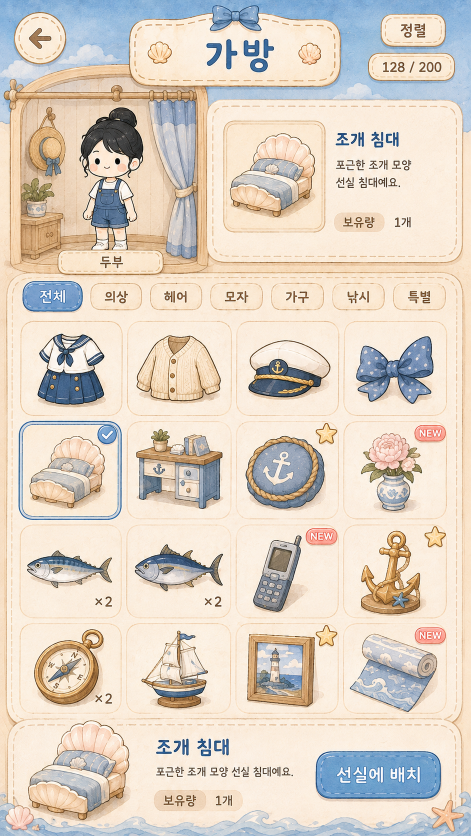
#> input picture 가방인벤토리.png, 941 x 1672 px, given in place of 가방인벤토리.png.png, which was not available (shown at 1/2 size)
$ python -i build_master_keypoint_guides.py   (imports and definitions only)
#> lines starting #> are read from the running program, lines starting #| are printed output that depends on the picture; after the words box and inside, x2 and y2 are one past the last pixel; in counts of white or black regions, pixels touching at a corner belong together; pictures that were not available may be replaced by others from this repository, and a replacement may not be noted
"""해남 + 새싹 6종(연령대x성별)의 MASTER 전신 캔버스 좌표를 실측해 의상 제작용
가이드 이미지를 만든다. build_haenyeo_master_canvas.py에서 해녀에 썼던 것과 동일한
측정 방법을 다른 kind에 그대로 적용한 것 — 아직 해남/새싹의 실제 outfit_full을
이 좌표로 다시 굽지는 않는다(그건 다음 단계). 이 스크립트는 "새 의상을 그릴 때 맞춰야
할 좌표"를 알려주는 참고 이미지만 만든다.

각 kind마다:
  1. base/<key>.png(그 kind의 MASTER 원본, design-assets 시트와 동일)에서
     목(neck_y, 폭 최솟값) · 손목(wrist_y, 팔+손 폭이 최대인 지점 이후 급격히
     좁아지는 곳) · 발바닥(sole_y, 알파 bbox 최하단)을 실측.
  2. base/head_bald/<key>.png(전체 화면을 꽉 채우는 민머리 크롭, 귀-귀 폭이 곧
     이미지 폭)와 base/<key>.png 자체의 귀-귀 폭을 대조해 두 좌표계 배율을 구함
     (해녀와 같은 방법 — build_haenyeo_master_canvas.py 상단 설명 참고).
  3. 캔버스는 base/<key>.png 크기에 위/양옆 여유를 더한 값, 그 안에 MASTER를
     배치한 좌표를 CANVAS_ORIGIN으로 기록.
  4. 가이드 이미지(캔버스 위에 MASTER를 35% 불투명도로 깔고 목선/어깨/손목/허리/
     발바닥 가로선 + 중심 세로선)를 public/images/character/master/guides/에 저장.

사용법:
    python3 scripts/asset-tools/build_master_keypoint_guides.py
"""

import os

import numpy as np
from PIL import Image, ImageDraw

ROOT = os.path.abspath(os.path.join(os.path.dirname(__file__), "..", ".."))
CHAR_DIR = os.path.join(ROOT, "public", "images", "character")
GUIDE_DIR = os.path.join(CHAR_DIR, "master", "guides")

KEYS = [
    "haenyeo",
    "haenam",
    "child_toddler_male",
    "child_toddler_female",
    "child_kindergarten_male",
    "child_kindergarten_female",
    "child_elementary_male",
    "child_elementary_female",
]

PADDING_TOP = 110
PADDING_SIDE = 42
PADDING_BOTTOM = 24


def alpha_bbox(arr_alpha):
    ys, xs = np.where(arr_alpha > 20)
    return int(xs.min()), int(xs.max()), int(ys.min()), int(ys.max())


def skin_ref_from_head_bald(head_bald: Image.Image):
    w, h = head_bald.size
    # 이마 근방(가로 중앙, 세로 28% 지점) — 눈/입/볼터치를 피하는 자리, 7종 전부 확인함.
    return np.array(head_bald.convert("RGBA").getpixel((int(w * 0.5), int(h * 0.28)))[:3])


def measure_ear_width(base_rgba: np.ndarray, skin_ref: np.ndarray, y_range):
    r, g, b, a = base_rgba[:, :, 0].astype(int), base_rgba[:, :, 1].astype(int), base_rgba[:, :, 2].astype(int), base_rgba[:, :, 3]
    dist = np.sqrt((r - skin_ref[0]) ** 2 + (g - skin_ref[1]) ** 2 + (b - skin_ref[2]) ** 2)
    skin = (a > 150) & (dist < 25)
    best_w, best_y, best_x0, best_x1 = 0, y_range[0], 0, 0
    for y in range(*y_range):
        row = skin[y]
        xs = np.where(row)[0]
        if len(xs):
            w = int(xs.max() - xs.min())
            if w > best_w:
                best_w, best_y, best_x0, best_x1 = w, y, int(xs.min()), int(xs.max())
    return best_w, best_y, (best_x0 + best_x1) / 2


def measure_neck_y(alpha: np.ndarray, search_from: int, search_to: int):
    """목은 탐색창 안의 전역 최솟값이 아니라 "머리 밑에서 처음 만나는 잘록한 지점"(첫
    번째 국소 최솟값)이다. 전역 최솟값으로 찾았더니 새싹 일부 캐릭터에서 목보다 훨씬
    아래(허리 근처)가 우연히 더 좁아서 그 지점을 목으로 잘못 짚었다(child_kindergarten_female
    실측 확인: 목 y=464 폭 181인데 y=564 폭 164로 더 좁음 — 전역 최솟값 방식이면 허리를
    목으로 오인). 3px 이동평균으로 잡음을 죽인 뒤, 감소하다가 처음 증가로 돌아서는
    지점을 목으로 본다."""
    widths = []
    for y in range(search_from, search_to):
        row = alpha[y] > 20
        xs = np.where(row)[0]
        widths.append(int(xs.max() - xs.min()) if len(xs) else 10**9)
    widths = np.array(widths, dtype=float)
    if len(widths) < 5:
        return search_from
    smoothed = np.convolve(widths, np.ones(3) / 3, mode="same")
    for i in range(2, len(smoothed) - 1):
        if smoothed[i] < smoothed[i - 1] and smoothed[i] <= smoothed[i + 1]:
            return search_from + i
    return search_from + int(np.argmin(smoothed))


def measure_wrist_and_sole(alpha: np.ndarray, neck_y: int):
    ys, xs = np.where(alpha > 20)
    sole_y = int(ys.max())
    widths = []
    for y in range(neck_y, sole_y):
        row = alpha[y] > 20
        xr = np.where(row)[0]
        widths.append(xr.max() - xr.min() if len(xr) else 0)
    widths = np.array(widths)
    total = len(widths)
    lo, hi = round(total * 0.30), round(total * 0.60)
    window = widths[lo:hi]
    if len(window) == 0:
        return neck_y + round(total * 0.4), sole_y
    max_idx = int(np.argmax(window)) + lo
    max_w = widths[max_idx]
    wrist_idx = max_idx
    for k in range(max_idx, total):
        if widths[k] < max_w * 0.75:
            wrist_idx = k
            break
    return neck_y + wrist_idx, sole_y


def process(key: str):
#> called with key = '../../가방인벤토리.png'
    base = Image.open(os.path.join(CHAR_DIR, "base", f"{key}.png")).convert("RGBA")
    head_bald = Image.open(os.path.join(CHAR_DIR, "base", "head_bald", f"{key}.png")).convert("RGBA")
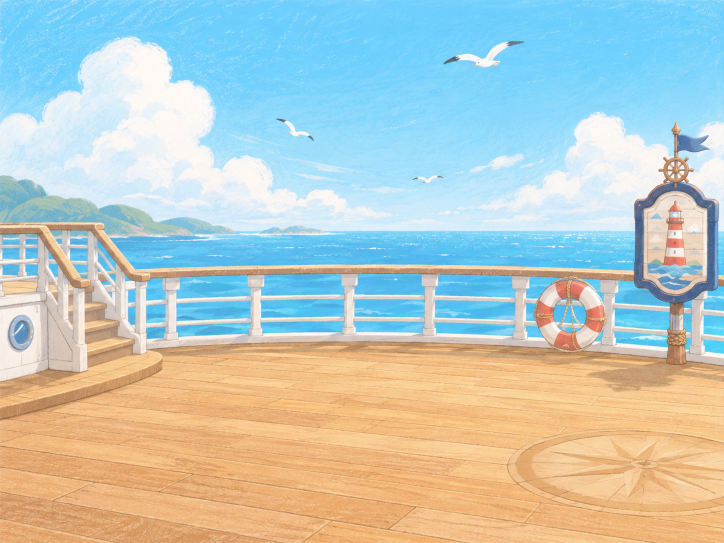
#> input picture 갑판광장.png, 1448 x 1086 px, given in place of 가방인벤토리.png.png, which was not available (shown at 1/2 size)
    base_arr = np.array(base)
    alpha = base_arr[:, :, 3]
#> alpha: shape (1672, 941); every value is 255
    x0, x1, y0, y1 = alpha_bbox(alpha)
#> x0 = 0; x1 = 940; y0 = 0; y1 = 1671

    skin_ref = skin_ref_from_head_bald(head_bald)
#> skin_ref = [156, 223, 253]
    ear_w_base, ear_y_base, ear_x_center_base = measure_ear_width(base_arr, skin_ref, (y0, y0 + round((y1 - y0) * 0.5)))
#> in measure_ear_width, `r, g, b, a = base_rgba[:, :, 0].astype(int), base_rgba[:, :, 1].astype..`:
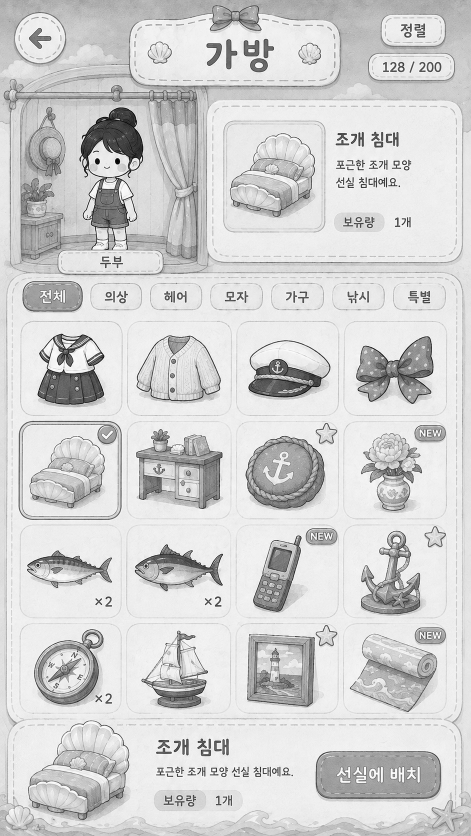
#> g: shape (1672, 941) int64 (shown at 1/2 size); min 0, max 255, mean 209.6
#> in measure_ear_width, `r, g, b, a = base_rgba[:, :, 0].astype(int), base_rgba[:, :, 1].astype..`:
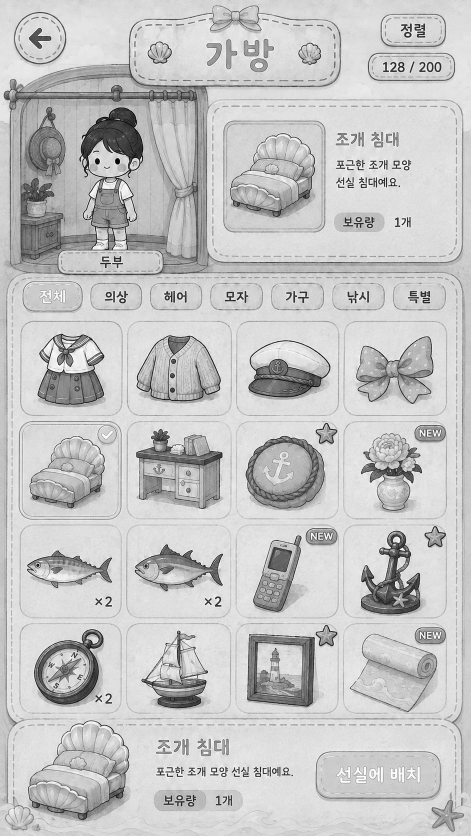
#> b: shape (1672, 941) int64 (shown at 1/2 size); min 0, max 255, mean 196.5
#> in measure_ear_width, `dist = np.sqrt((r - skin_ref[0]) ** 2 + (g - skin_ref[1]) ** 2 + (b - ..`:
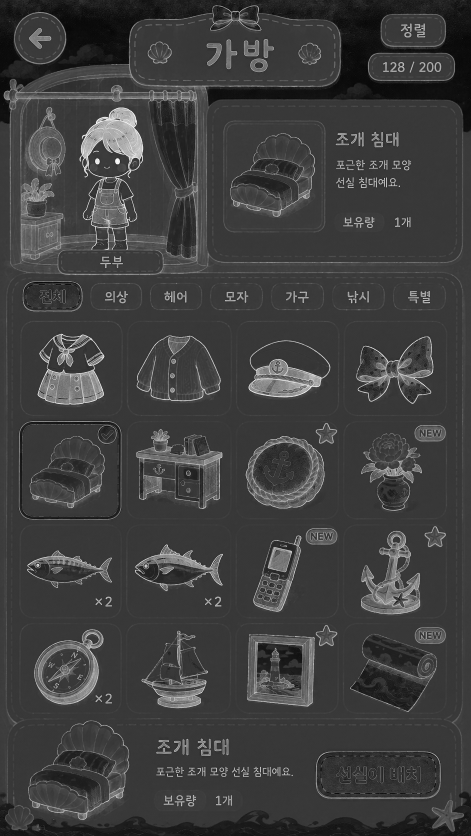
#> dist: shape (1672, 941) float64 (shown at 1/2 size); min 24.49, max 371.6, mean 111.1; drawn with min black and max white
#> in measure_ear_width, `skin = (a > 150) & (dist < 25)`:
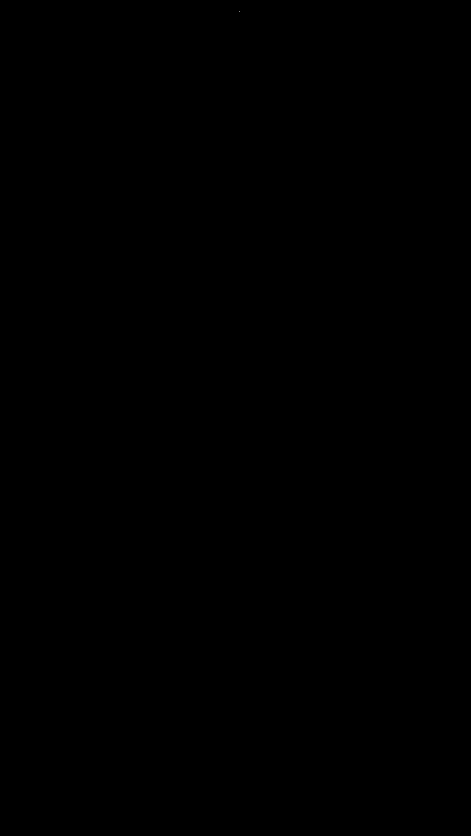
#> skin: shape (1672, 941) bool (shown at 1/2 size); 0% white in thin lines or dots, all inside (x1, y1, x2, y2) = (478, 22, 479, 23)
#> the loop in measure_ear_width, `for y in range(*y_range):` made 836 passes
#> (xs, w) on pass 23: ([478], 0)
#> after the loop in measure_ear_width, `for y in range(*y_range):`: best_w = 0
#> ear_w_base = 0; ear_y_base = 0; ear_x_center_base = 0
    ear_w_headbald = head_bald.width  # full-bleed
#> ear_w_headbald = 1448

    # 탐색창을 귀 폭의 0.65배까지로 좁힌다 — 처음엔 1.3배까지 열어놨더니 새싹처럼 머리숱이
    # 길게 늘어지는 캐릭터에서 탐색창이 몸통 전체(다리 사이 벌어짐 포함)까지 뻗어, 진짜
    # 목이 아니라 그보다 훨씬 아래의 우연한 좁은 지점을 "목"으로 잘못 짚는 사례가 실측 중
    # 발견됐다(child_kindergarten_female, child_elementary_female — 목/어깨/손목/허리/
    # 발바닥이 전부 거의 같은 y로 뭉개짐). 실측해보니 정수리~진짜 목까지 거리는 귀 폭의
    # 0.3~0.45배 안에 들어와서, 여유를 조금 더 둔 0.65배로 창을 좁혔다.
    neck_search_from = ear_y_base + round(ear_w_base * 0.15)
#> neck_search_from = 0
    neck_search_to = min(y1, ear_y_base + round(ear_w_base * 0.65))
#> neck_search_to = 0
    neck_y_base = measure_neck_y(alpha, neck_search_from, neck_search_to)
#> after the loop in measure_neck_y, `for y in range(search_from, search_to):`: widths = []
#> in measure_neck_y, `widths = np.array(widths, dtype=float)`: widths = empty array
#> neck_y_base = 0

    wrist_y_base, sole_y_base = measure_wrist_and_sole(alpha, neck_y_base)
#> in measure_wrist_and_sole, `sole_y = int(ys.max())`: sole_y = 1671
#> after the loop in measure_wrist_and_sole, `for y in range(neck_y, sole_y):`: widths = 1671 values from 940 to 940
#> in measure_wrist_and_sole, `total = len(widths)`: total = 1671
#> in measure_wrist_and_sole, `lo, hi = round(total * 0.30), round(total * 0.60)`: lo = 501; hi = 1003
#> in measure_wrist_and_sole, `window = widths[lo:hi]`: window = 502 values from 940 to 940
#> in measure_wrist_and_sole, `max_idx = int(np.argmax(window)) + lo`: max_idx = 501
#> in measure_wrist_and_sole, `max_w = widths[max_idx]`: max_w = 940
#> in measure_wrist_and_sole, `wrist_idx = max_idx`: wrist_idx = 501
#> wrist_y_base = 501; sole_y_base = 1671

    canvas_w = base.width + PADDING_SIDE * 2
#> canvas_w = 1025
    canvas_h = base.height + PADDING_TOP + PADDING_BOTTOM
#> canvas_h = 1806
    offset_x, offset_y = PADDING_SIDE, PADDING_TOP

    neck_y = neck_y_base + offset_y
#> neck_y = 110
    shoulder_y = neck_y + round((wrist_y_base - neck_y_base) * 0.22)
#> shoulder_y = 220
    wrist_y = wrist_y_base + offset_y
#> wrist_y = 611
    sole_y = sole_y_base + offset_y
#> sole_y = 1781
    waist_y = round((wrist_y + sole_y) / 2 - (sole_y - wrist_y) * 0.15)
#> waist_y = 1020
    center_x = ear_x_center_base + offset_x
#> center_x = 42

    os.makedirs(GUIDE_DIR, exist_ok=True)
    canvas = Image.new("RGBA", (canvas_w, canvas_h), (255, 255, 255, 255))
#> canvas: PIL image 1025x1806 RGBA; every value is 255
    faint = base.copy()
    farr = np.array(faint)
    farr[:, :, 3] = (farr[:, :, 3] * 0.35).astype("uint8")
    faint = Image.fromarray(farr, "RGBA")
    canvas.paste(faint, (offset_x, offset_y), faint)
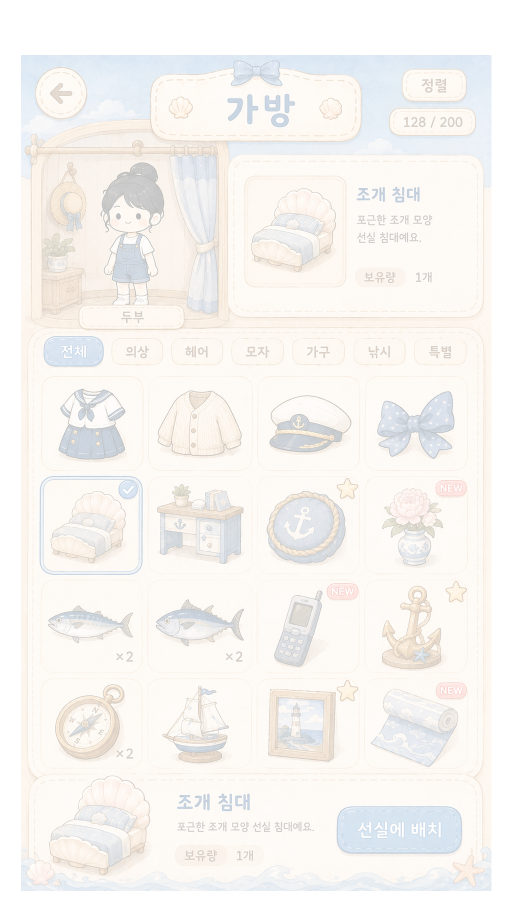
#> canvas: PIL image 1025x1806 RGBA (shown at 1/2 size); mean R, G, B, A 245, 241.5, 237.6, 205.7; transparent parts drawn white

    draw = ImageDraw.Draw(canvas)
    for y, label in [
        (neck_y, f"NECK_Y={neck_y}"),
        (shoulder_y, f"SHOULDER_Y={shoulder_y}"),
        (wrist_y, f"WRIST_Y={wrist_y}"),
        (waist_y, f"WAIST_Y={waist_y}"),
        (sole_y, f"SOLE_Y={sole_y}"),
    ]:
        draw.line([(0, y), (canvas_w, y)], fill=(220, 30, 30, 255), width=2)
        draw.text((6, y + 3), label, fill=(180, 0, 0, 255))
#> this loop made 5 passes
#> (y, label) on passes 1 to 5: (110, 'NECK_Y=110'), (220, 'SHOULDER_Y=220'), (611, 'WRIST_Y=611'), (1020, 'WAIST_Y=1020'), (1781, 'SOLE_Y=1781')
    draw.line([(center_x, 0), (center_x, canvas_h)], fill=(30, 120, 220, 255), width=1)
    draw.text((center_x + 4, 10), f"CENTER_X={center_x:.1f}", fill=(0, 80, 200, 255))
    draw.rectangle([(0, 0), (canvas_w - 1, canvas_h - 1)], outline=(0, 0, 0, 255), width=2)
    draw.text((6, 6), f"{key}  CANVAS {canvas_w}x{canvas_h}", fill=(0, 0, 0, 255))

    out_path = os.path.join(GUIDE_DIR, f"{key}_template_guide.png")
    canvas.save(out_path)
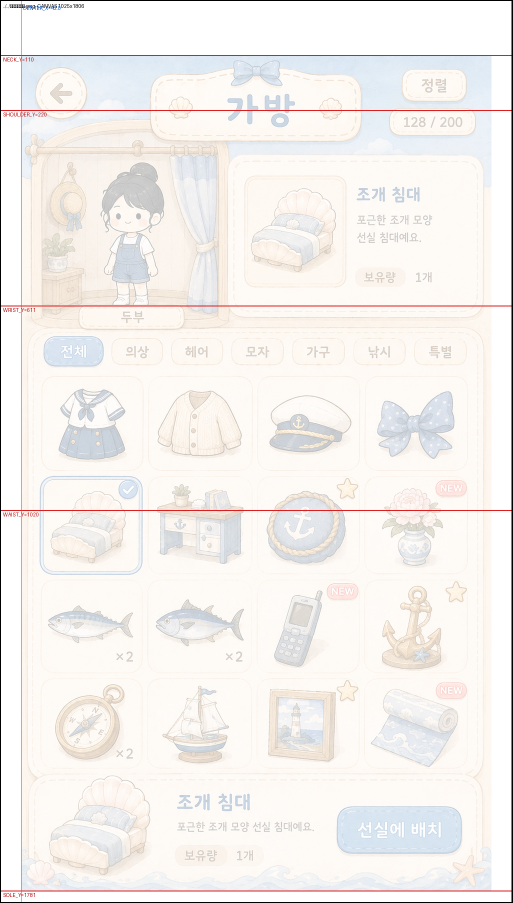
#> saved as 가방인벤토리.png_template_guide.png: PIL image 1025x1806 RGBA (shown at 1/2 size); mean R, G, B, A 243, 238.5, 234.7, 206; transparent parts drawn white

    print(
#> (the run stopped early here; a loop or call above may not have finished)
